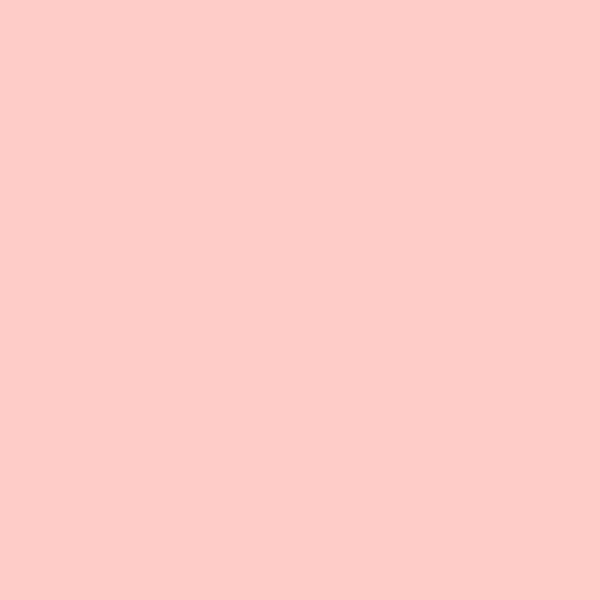
Frame 1 (no input)
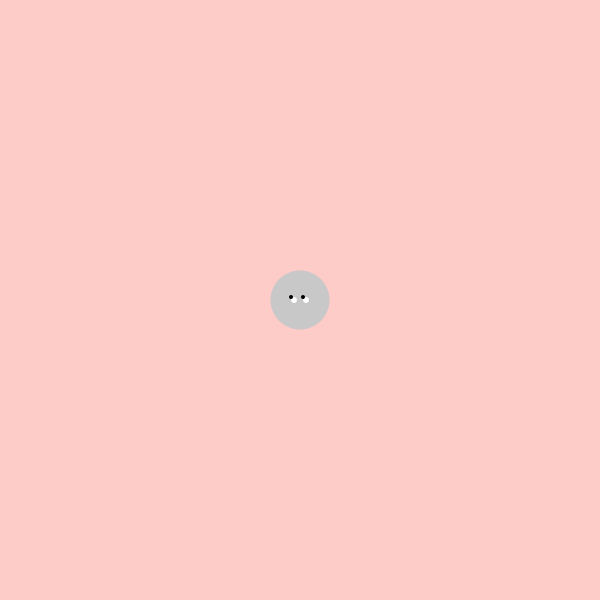
Frame 60 (the mouse pressed at the canvas centre just before this capture)
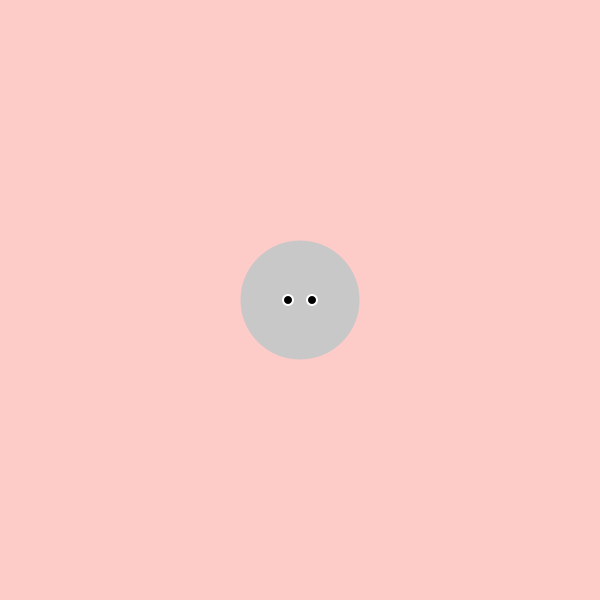
Frame 120 (the mouse held since frame 60 and released just before this capture)

The Processing sketch that drew these frames (run headless with seeded random() and noise(); from frame 60 on, the mouse is pressed at the canvas centre):

// Processing sketch: sketch_finala
// ── sketch_finala.pde
int r;

final int NUM_CIRCLES = 100;
float[] x = new float[NUM_CIRCLES];
float[] y = new float[NUM_CIRCLES];

void setup(){
  size(600,600);
  background(254,204,200);
  noStroke();
    
  for (int i = 0; i < NUM_CIRCLES; i++) {
    x[i] = random(0,600);
    y[i] = random(0,600);
  }
}

void draw(){
  fill(200);
  ellipse(width/2,height/2,r,r);
  
  if(r>600 ||r<0)
  {
  background(254,204,200);
  //r=10;
  
  for (int i = 0; i < NUM_CIRCLES; i++) {
    fill(map(i, 0, NUM_CIRCLES, 0, 255));
    ellipse(x[i], y[i], i/2, i/2);
  }

}
  else{
    r++;
    drawEye();
}

}
void drawEye(){
  
  float rEyeX = width/2 +r/10;
  float rEyeY = height/2;
  float lEyeX = width/2 -r/10;
  float lEyeY = height/2;
  
  fill(255);
  ellipse(rEyeX, rEyeY, r/10, r/10);
  ellipse(lEyeX, lEyeY, r/10, r/10);
  fill(0);
  float mouseDistanceModifier = 0.01+r/600;
  ellipse(rEyeX + (mouseX - width/2) * mouseDistanceModifier, 
          rEyeY + (mouseY - height/2) * mouseDistanceModifier, r/14, r/14);
  ellipse(lEyeX + (mouseX - width/2) * mouseDistanceModifier, 
          lEyeY + (mouseY - height/2) * mouseDistanceModifier,r/14, r/14);
  
}
